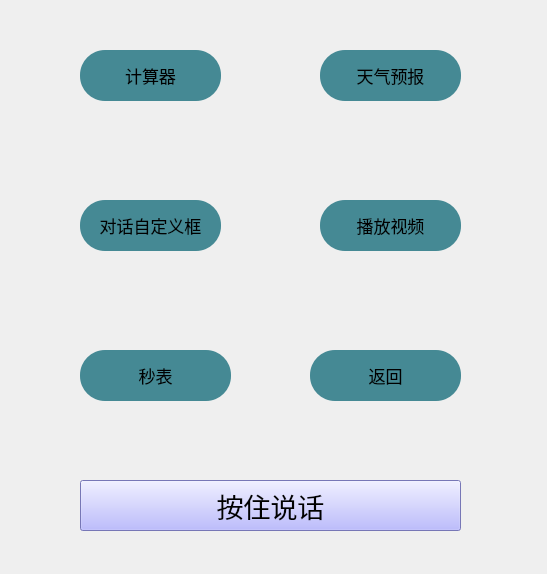
<?xml version="1.0" encoding="UTF-8"?>
<ui version="4.0">
 <class>MainWindow</class>
 <widget class="QMainWindow" name="MainWindow">
  <property name="geometry">
   <rect>
    <x>0</x>
    <y>0</y>
    <width>547</width>
    <height>574</height>
   </rect>
  </property>
  <property name="windowTitle">
   <string>MainWindow</string>
  </property>
  <property name="styleSheet">
   <string notr="true">#MainWindow {
	border-image: url(:/other/resource/other/main.jpg);
}</string>
  </property>
  <widget class="QWidget" name="centralwidget">
   <widget class="QPushButton" name="bt_exit">
    <property name="geometry">
     <rect>
      <x>310</x>
      <y>350</y>
      <width>151</width>
      <height>51</height>
     </rect>
    </property>
    <property name="font">
     <font>
      <family>黑体</family>
      <pointsize>13</pointsize>
     </font>
    </property>
    <property name="styleSheet">
     <string notr="true">background-color: rgb(69,137,148);
border-radius:25px;
padding:2px 4px;</string>
    </property>
    <property name="text">
     <string>返回</string>
    </property>
   </widget>
   <widget class="QPushButton" name="bt_cal">
    <property name="geometry">
     <rect>
      <x>80</x>
      <y>50</y>
      <width>141</width>
      <height>51</height>
     </rect>
    </property>
    <property name="sizeIncrement">
     <size>
      <width>100</width>
      <height>0</height>
     </size>
    </property>
    <property name="font">
     <font>
      <family>黑体</family>
      <pointsize>13</pointsize>
     </font>
    </property>
    <property name="styleSheet">
     <string notr="true">background-color: rgb(69,137,148);
border-radius:25px;
padding:2px 4px;</string>
    </property>
    <property name="text">
     <string>计算器</string>
    </property>
    <property name="autoDefault">
     <bool>false</bool>
    </property>
   </widget>
   <widget class="QPushButton" name="bt_dialog">
    <property name="geometry">
     <rect>
      <x>80</x>
      <y>200</y>
      <width>141</width>
      <height>51</height>
     </rect>
    </property>
    <property name="sizeIncrement">
     <size>
      <width>100</width>
      <height>0</height>
     </size>
    </property>
    <property name="font">
     <font>
      <family>黑体</family>
      <pointsize>13</pointsize>
     </font>
    </property>
    <property name="styleSheet">
     <string notr="true">background-color: rgb(69,137,148);
border-radius:25px;
padding:2px 4px;</string>
    </property>
    <property name="text">
     <string>对话自定义框</string>
    </property>
    <property name="autoDefault">
     <bool>false</bool>
    </property>
   </widget>
   <widget class="QPushButton" name="bt_video">
    <property name="geometry">
     <rect>
      <x>320</x>
      <y>200</y>
      <width>141</width>
      <height>51</height>
     </rect>
    </property>
    <property name="sizeIncrement">
     <size>
      <width>100</width>
      <height>0</height>
     </size>
    </property>
    <property name="font">
     <font>
      <family>黑体</family>
      <pointsize>13</pointsize>
     </font>
    </property>
    <property name="styleSheet">
     <string notr="true">background-color: rgb(69,137,148);
border-radius:25px;
padding:2px 4px;</string>
    </property>
    <property name="text">
     <string>播放视频</string>
    </property>
    <property name="autoDefault">
     <bool>false</bool>
    </property>
   </widget>
   <widget class="QPushButton" name="bt_weather">
    <property name="geometry">
     <rect>
      <x>320</x>
      <y>50</y>
      <width>141</width>
      <height>51</height>
     </rect>
    </property>
    <property name="sizeIncrement">
     <size>
      <width>100</width>
      <height>0</height>
     </size>
    </property>
    <property name="font">
     <font>
      <family>黑体</family>
      <pointsize>13</pointsize>
     </font>
    </property>
    <property name="styleSheet">
     <string notr="true">background-color: rgb(69,137,148);
border-radius:25px;
padding:2px 4px;</string>
    </property>
    <property name="text">
     <string>天气预报</string>
    </property>
    <property name="autoDefault">
     <bool>false</bool>
    </property>
   </widget>
   <widget class="QPushButton" name="bt_say">
    <property name="geometry">
     <rect>
      <x>80</x>
      <y>480</y>
      <width>381</width>
      <height>51</height>
     </rect>
    </property>
    <property name="sizeIncrement">
     <size>
      <width>100</width>
      <height>0</height>
     </size>
    </property>
    <property name="font">
     <font>
      <family>黑体</family>
      <pointsize>20</pointsize>
     </font>
    </property>
    <property name="styleSheet">
     <string notr="true">background-color: rgb(167, 167, 255);</string>
    </property>
    <property name="text">
     <string>按住说话</string>
    </property>
    <property name="autoDefault">
     <bool>false</bool>
    </property>
   </widget>
   <widget class="QPushButton" name="bt_clock">
    <property name="geometry">
     <rect>
      <x>80</x>
      <y>350</y>
      <width>151</width>
      <height>51</height>
     </rect>
    </property>
    <property name="font">
     <font>
      <family>黑体</family>
      <pointsize>13</pointsize>
     </font>
    </property>
    <property name="styleSheet">
     <string notr="true">background-color: rgb(69,137,148);
border-radius:25px;
padding:2px 4px;</string>
    </property>
    <property name="text">
     <string>秒表</string>
    </property>
   </widget>
  </widget>
 </widget>
 <resources/>
 <connections/>
</ui>
